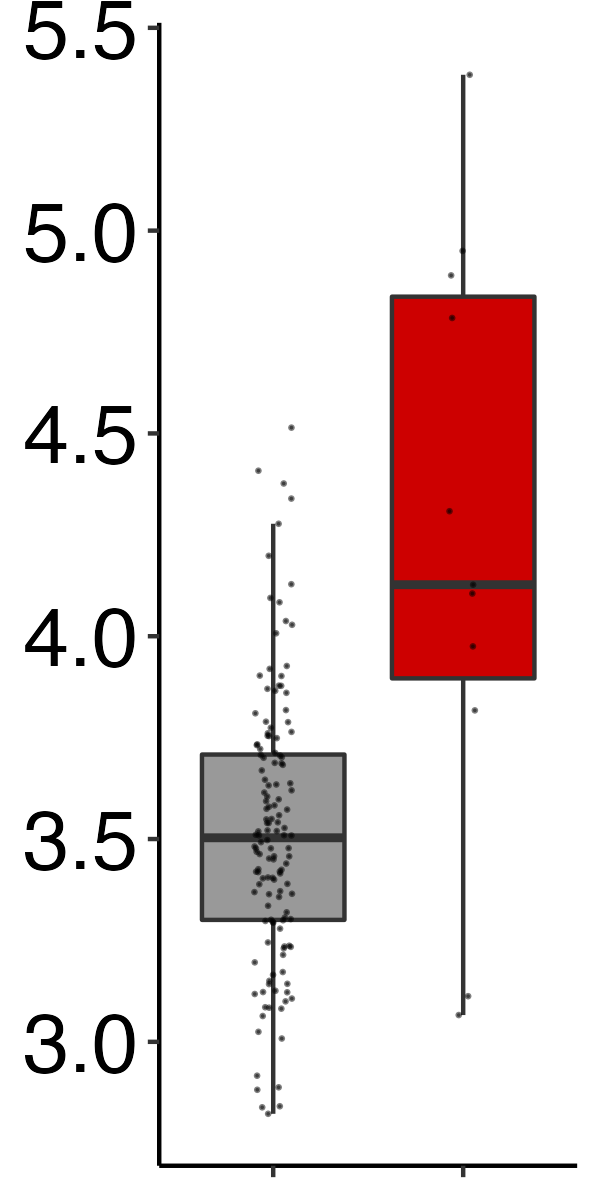

Source code (R):
#FigureS5h - Greenleaf erythroid signatures from TCGA dataset
#Authors: Sean Wen and Alba Meira

# Load packages
library(ggplot2)

# Read file
df <- read.table("../../../Sources/TCGA/Master.txt", sep="\t", header=TRUE, stringsAsFactors=FALSE)

# # Remove entries with missing expression data
df <- df[which(!is.na(df$erythroid.greenleaf.score)), ]
dim(df) #151 patients
table(df$genotype.TP53.final) #140 WT and 11 Mut

# Set factor level
table(df$genotype.TP53.final)
df$genotype.TP53.final <- factor(df$genotype.TP53.final, levels=c("WT", "Mut"))

###########################################################

# Boxplot
    # Definition
    data <- df
    x <- data$genotype.TP53.final
    y <- data$erythroid.greenleaf.score

    #Plot
    plot <- ggplot() +
      geom_boxplot(data, mapping=aes(x=x, y=y, fill=x), outlier.shape=NA, show.legend = FALSE) +
      scale_fill_manual(values=c("grey60","red3"))+
      geom_jitter(data, mapping=aes(x=x, y=y), position=position_jitter(width=0.1, height=0), size=0.1,alpha=0.5) +
      #ylim(0,6)+
      theme(panel.grid.major = element_blank(),
            panel.grid.minor = element_blank(),
            panel.background = element_blank(),
            panel.border=element_blank(),
            axis.line.y.left = element_line(color="black"),
            axis.line.x = element_line(color="black"),
            axis.title=element_text(size=12),
            axis.text=element_text(size=12),
            axis.text.x=element_blank(),
            axis.text.y=element_text(size=20, colour="black"),
            axis.title.x=element_blank(),
            axis.title.y=element_blank()
      )

    # Save file
    ggsave(file="FigureS5h.png", width=2, height=4)

# Statistical test
wilcox.test(y~x)$p.value #0.0009767291
